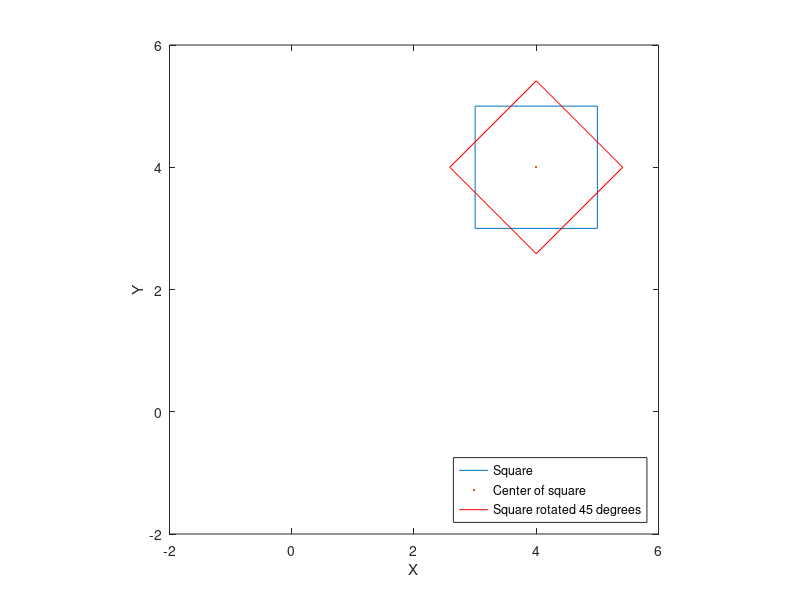
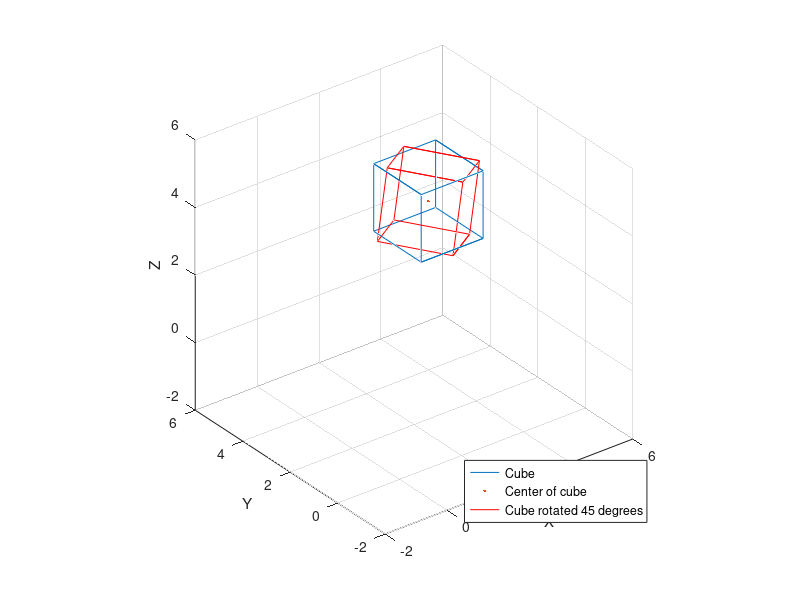

Reproduce these figures in MATLAB, in order.
% Exercise 1
clear;  clc;
% Define a 2-by-2 square centered at (xc,yc) = (4,4). Note that the
% position of the upper right corner of the square is dublicated to
% ensure that the square is closed when plotting it.
xc = 4;
yc = 4;
square = [ xc+1 xc+1 xc-1 xc-1 xc+1;
           yc+1 yc-1 yc-1 yc+1 yc+1];
figure(1)
plot(square(1,:),square(2,:),'-',xc,yc,'.')
legend('Square','Center of square','Location','SouthEast')
xlabel('X')
ylabel('Y')
axis([-2 6 -2 6])
axis equal

% Convert square to homogeneous coordinates
square_homo = [ square;
                ones(1,5) ];

% Step 1:
% Define a 3-by-3 transformation matrix (A) that rotates the square by 45
% degrees (counter-clockwise) around its center point (xc,yc).
         
% A = ???
% Only rotation but shifting the coordinate system
theta = pi/4;
T1 = [ 1 0 xc;
       0 1 yc;
       0 0 1];
T2 = [ 1 0 -xc;
       0 1 -yc;
       0 0 1];
R = [cos(theta) -sin(theta) 0;
     sin(theta)  cos(theta) 0;
         0           0      1];

A = T1*R*T2;

% Verify the above matrix using Least Squares Regression
% mapping of the points
% [3,3] --> [4,4-sqrt(2)]
% [5,3] --> [4+sqrt(2),4]
% [5,5] --> [4,4+sqrt(2)]
% [3,5] --> [4-sqrt(2),4]
a = sqrt(2);
tmp_rotated = [ xc   xc+a xc   xc-a xc;
                yc+a yc   yc-a yc   yc+a;
                ones(1,5)];
A2 = tmp_rotated * pinv(square_homo);

square_homo_rotated = A*square_homo;
figure(1)
hold on
plot(square_homo_rotated(1,:),square_homo_rotated(2,:),'r-')
hold off
legend('Square','Center of square','Square rotated 45 degrees','Location','SouthEast')


%%%%%%%%%%%%%%%%%%%%%%%%%%%%%%%%%%%%%%%%%%%%%%%%%%%%%%%%
%%% Transformations in 3D
xc = 4;
yc = 4;
zc = 3;
cube = [ xc+1 xc+1 xc-1 xc-1 xc+1 xc+1 xc+1 xc-1 xc-1 xc+1 xc+1 xc+1 xc-1 xc-1 xc-1 xc-1;
           yc+1 yc-1 yc-1 yc+1 yc+1 yc+1 yc-1 yc-1 yc+1 yc+1 yc-1 yc-1 yc-1 yc-1 yc+1 yc+1;
           zc-1 zc-1 zc-1 zc-1 zc-1 zc+1 zc+1 zc+1 zc+1 zc+1 zc+1 zc-1 zc-1 zc+1 zc+1 zc-1];
fig = figure()
plot3(cube(1,:),cube(2,:),cube(3,:),'-',xc,yc,zc,'.')
legend('Cube','Center of cube','Location','SouthEast')
xlabel('X')
ylabel('Y')
zlabel('Z')
axis equal
axis([-2 6 -2 6 -2 6])
grid on

% Convert cube to homogeneous coordinates
cube_homo = [ cube;
                ones(1,size(cube,2)) ];
             
% A = ???

% Define the translation matrices first
T1 = [ 1 0 0 xc;
       0 1 0 yc;
       0 0 1 zc;
       0 0 0 1];
T2 = [ 1 0 0 -xc;
       0 1 0 -yc;
       0 0 1 -zc;
       0 0 0 1];
% z --> 70 degrees
theta = (70/180)*pi;
Rz = [cos(theta) -sin(theta) 0 0;
      sin(theta)  cos(theta) 0 0;
           0          0      1 0;
           0          0      0 1];

% y --> 45 degrees
phi = pi / 4;
Ry = [cos(phi) 0 sin(phi)  0;
         0     1    0      0;
     -sin(phi) 0 cos(phi)  0
         0     0    0      1];

% x --> 20 degrees
psi = (20/180)*pi;
Rx = [1    0         0      0;
      0 cos(psi) -sin(psi)  0;
      0 sin(psi)  cos(psi)  0;
      0    0         0      1];

A = (T1*Rz*T2) * (T1*Ry*T2) * (T1*Rx*T2);

cube_homo_rotated = A*cube_homo;
figure(fig)
hold on
plot3(cube_homo_rotated(1,:),cube_homo_rotated(2,:),cube_homo_rotated(3,:),'r-')
hold off
legend('Cube','Center of cube','Cube rotated 45 degrees','Location','SouthEast')
